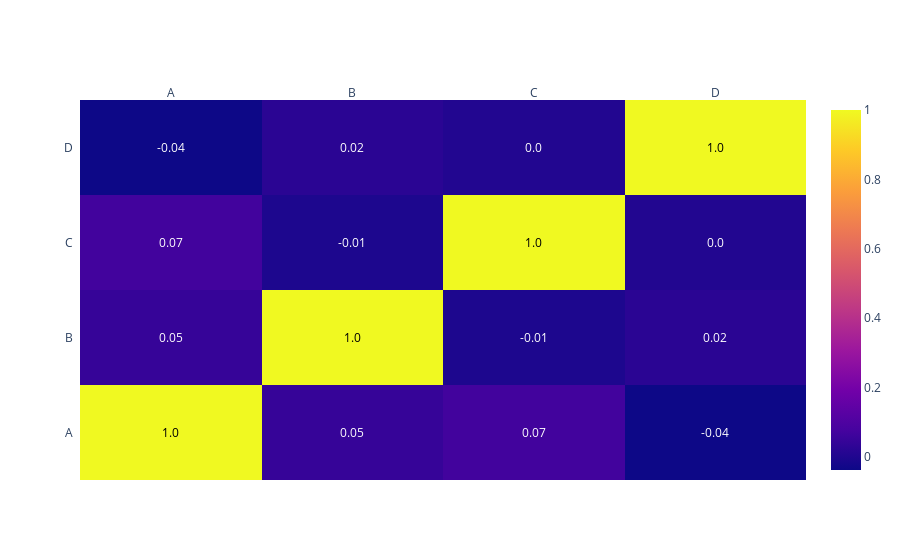

This figure's notebook cell:
### Code cell
corrs = df1.corr()
figure = ff.create_annotated_heatmap(
    z=corrs.values,
    x=list(corrs.columns),
    y=list(corrs.index),
    annotation_text=corrs.round(2).values,
    showscale=True)
figure

### Figure 1 — Plotly figure (JSON) as saved in the notebook; plotly's stock layout.template omitted (floating-point values rounded to 4 significant figures)
{"data": [{"colorscale": [[0, "#0d0887"], [0.1111, "#46039f"], [0.2222, "#7201a8"], [0.3333, "#9c179e"], [0.4444, "#bd3786"], [0.5556, "#d8576b"], [0.6667, "#ed7953"], [0.7778, "#fb9f3a"], [0.8889, "#fdca26"], [1, "#f0f921"]], "reversescale": false, "showscale": true, "type": "heatmap", "x": ["A", "B", "C", "D"], "y": ["A", "B", "C", "D"], "z": [[1, 0.04503, 0.06873, -0.0381], [0.04503, 1, -0.006578, 0.02052], [0.06873, -0.006578, 1, 0.004522], [-0.0381, 0.02052, 0.004522, 1]]}], "layout": {"annotations": [{"font": {"color": "#000000"}, "showarrow": false, "text": "1.0", "x": "A", "xref": "x", "y": "A", "yref": "y"}, {"font": {"color": "#FFFFFF"}, "showarrow": false, "text": "0.05", "x": "B", "xref": "x", "y": "A", "yref": "y"}, {"font": {"color": "#FFFFFF"}, "showarrow": false, "text": "0.07", "x": "C", "xref": "x", "y": "A", "yref": "y"}, {"font": {"color": "#FFFFFF"}, "showarrow": false, "text": "-0.04", "x": "D", "xref": "x", "y": "A", "yref": "y"}, {"font": {"color": "#FFFFFF"}, "showarrow": false, "text": "0.05", "x": "A", "xref": "x", "y": "B", "yref": "y"}, {"font": {"color": "#000000"}, "showarrow": false, "text": "1.0", "x": "B", "xref": "x", "y": "B", "yref": "y"}, {"font": {"color": "#FFFFFF"}, "showarrow": false, "text": "-0.01", "x": "C", "xref": "x", "y": "B", "yref": "y"}, {"font": {"color": "#FFFFFF"}, "showarrow": false, "text": "0.02", "x": "D", "xref": "x", "y": "B", "yref": "y"}, {"font": {"color": "#FFFFFF"}, "showarrow": false, "text": "0.07", "x": "A", "xref": "x", "y": "C", "yref": "y"}, {"font": {"color": "#FFFFFF"}, "showarrow": false, "text": "-0.01", "x": "B", "xref": "x", "y": "C", "yref": "y"}, {"font": {"color": "#000000"}, "showarrow": false, "text": "1.0", "x": "C", "xref": "x", "y": "C", "yref": "y"}, {"font": {"color": "#FFFFFF"}, "showarrow": false, "text": "0.0", "x": "D", "xref": "x", "y": "C", "yref": "y"}, {"font": {"color": "#FFFFFF"}, "showarrow": false, "text": "-0.04", "x": "A", "xref": "x", "y": "D", "yref": "y"}, {"font": {"color": "#FFFFFF"}, "showarrow": false, "text": "0.02", "x": "B", "xref": "x", "y": "D", "yref": "y"}, {"font": {"color": "#FFFFFF"}, "showarrow": false, "text": "0.0", "x": "C", "xref": "x", "y": "D", "yref": "y"}, {"font": {"color": "#000000"}, "showarrow": false, "text": "1.0", "x": "D", "xref": "x", "y": "D", "yref": "y"}], "xaxis": {"dtick": 1, "gridcolor": "rgb(0, 0, 0)", "side": "top", "ticks": ""}, "yaxis": {"dtick": 1, "ticks": "", "ticksuffix": "  "}}}
